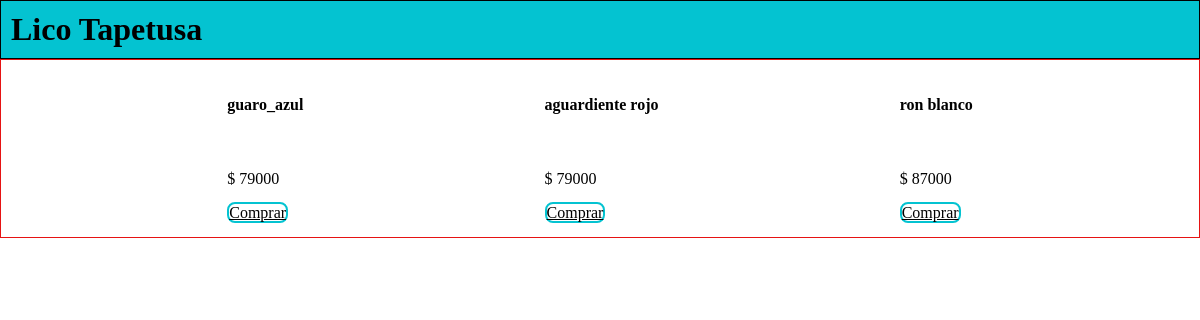
The app's page /shop/ with its own data.
### inventario/models.py (models this page shows)
class Productos(models.Model):
    name = models.CharField(max_length=30)
    category = models.CharField(max_length=30)
    cost = models.IntegerField(default=0)
    cantidad_stock = models.IntegerField(default=0)
    description = models.TextField()

### tienda/views.py (the view)
# urls.py: path('shop/',shoop),
def shoop(request):
    producto=Productos.objects.all()
    return render (request, 'tinda_licores.html',{"producto": producto})

### tienda/templates/tinda_licores.html (shortened to what this page needs)
<!DOCTYPE html>
<html lang="es">
    {% load static %}
    <head>
        <link rel="stylesheet" href="{% static 'css/estilos.css'  %}">
    </head>
    <body>
            <div class="page-nav">
                <h1>Lico Tapetusa</h1>
            </div>
            <div class="page-content">
                {% for producto in producto %}
                    <div class="producto_contenido" >
                        <h4>{{producto.name}}</h4>
                        <p>$&nbsp;{{producto.cost}}</p>
                        <a href="/Datos_Entrega/{{producto.id}}"button class="button-add">Comprar</a>
                    </div>
                {% endfor %}
            </div>
    </body>
</html>

### tienda/static/css/estilos.css (style rules this page uses)
body { margin: 0px; background-color: white }
.page-nav { background-color: #04c3d1; border: 1px solid black; }
.page-content { display: flex; flex-wrap: wrap; justify-content: space-evenly; border: 1px solid #e61313; }
.button-add { font-size: 16px; text-align: center; border-radius: 8px; padding: 10px, 20px; background-color: white; color: black; border: 2px solid #04c3d1; transition: 0.4s; position: static; right: 15px; bottom: 10px; }
.page-nav h1 { margin: 10px; }
.producto_contenido { margin: 15px; }

### records on screen
Productos: name "guaro_azul", cost "79000"
Productos: name "aguardiente rojo", cost "79000"
Productos: name "ron blanco", cost "87000"
